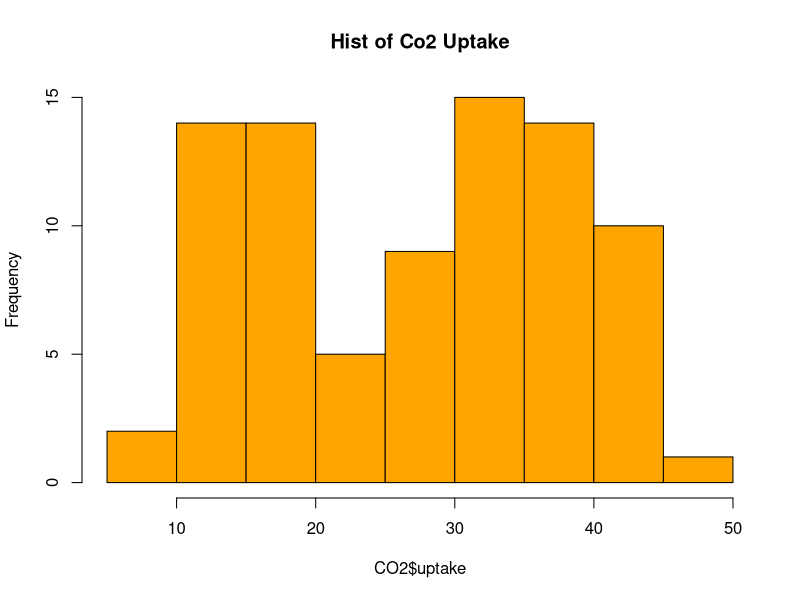
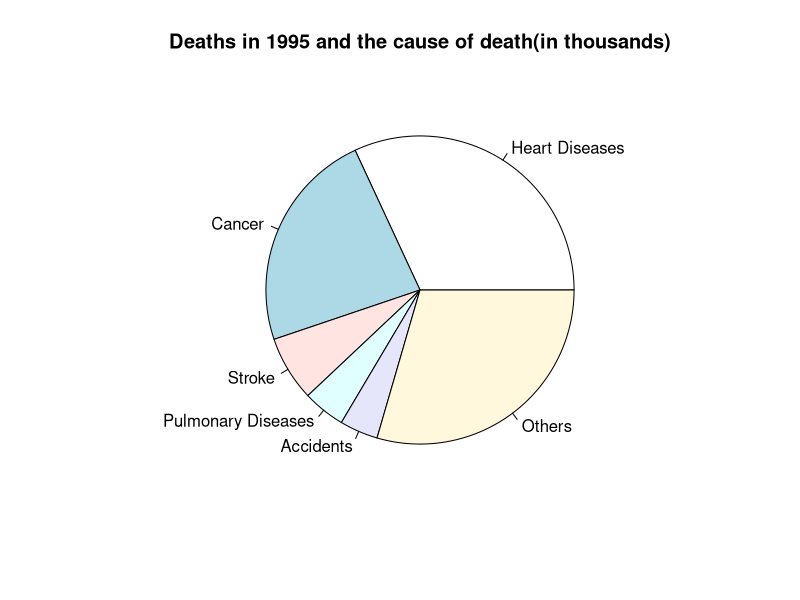

These charts were generated, in order, by the following R code:
# Lab 3
data('CO2')

# 1) Create a histogram
View(CO2)
CO2$uptake
hist(CO2$uptake, col="orange", main="Hist of Co2 Uptake")

# 2) Create a pie chart
deaths <- c(738, 538, 158, 103, 93, 682)
cause <- c("Heart Diseases", "Cancer", "Stroke", "Pulmonary Diseases", 
          "Accidents", "Others")
pie(deaths, labels= cause,
    main="Deaths in 1995 and the cause of death(in thousands)")

# 3) Use a stem plot
x <- c(9,9,22,32,33,39,42,49,52,58,70)
stem(x, scale=2)
stem(x, scale = 4)
# e) Histograms do not preserve data because data can not be reconstructed
#    from them. Stem plots can reconstruct datasets


# 4) 
state.area
min(state.area)
max(state.area)
mean(state.area)
median(state.area)

diff <- max(state.area) - min(state.area)
diff

# 5) 
# a) ON MIDTERM (what happens when you set na.rm=FALSE vs na.rm=TRUE?)
vec <- c(2,3,3,3,4,2,5,NA,10)
mean(vec, na.rm=T)
mean(vec, na.rm=F)

#b) 
vec2 <- c(2,3,3,3,4,2,5,5,10)
install.packages("statip")
library(statip) 
mfv(vec2) #use to find the mode
